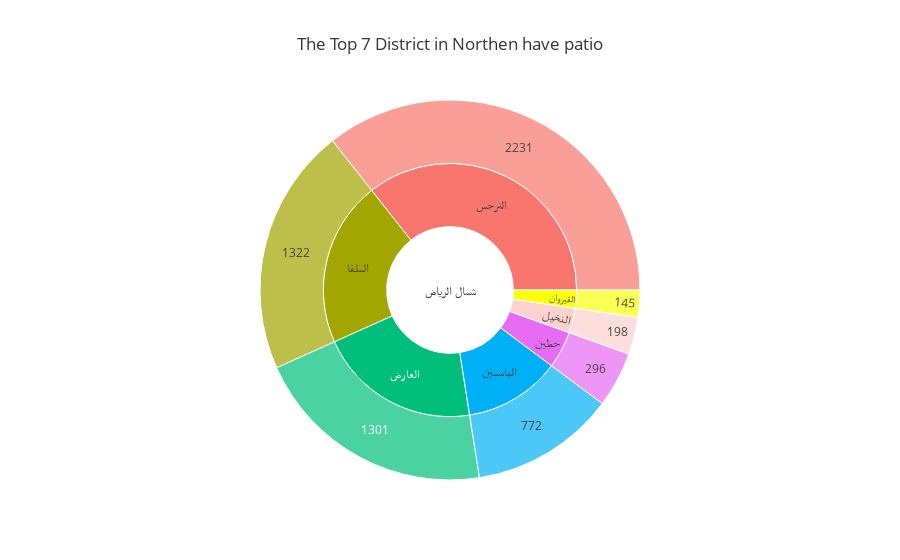

The notebook cell this image was saved under:
### Code cell
fig = px.sunburst(x3, path=['location',x3.index,'patio'],values='patio', template='ggplot2',
                  title='The Top 7 District in Northen have patio')
fig.show()

### Figure 1 — Plotly figure (JSON) as saved in the notebook; plotly's stock layout.template omitted (floating-point values rounded to 4 significant figures)
{"data": [{"branchvalues": "total", "domain": {"x": [0, 1], "y": [0, 1]}, "hovertemplate": "labels=%{label}<br>patio=%{value}<br>parent=%{parent}<br>id=%{id}<extra></extra>", "ids": ["شمال الرياض/القيروان/145", "شمال الرياض/النخيل/198", "شمال الرياض/حطين/296", "شمال الرياض/الياسمين/772", "شمال الرياض/العارض/1301", "شمال الرياض/الملقا/1322", "شمال الرياض/النرجس/2231", "شمال الرياض/العارض", "شمال الرياض/القيروان", "شمال الرياض/الملقا", "شمال الرياض/النخيل", "شمال الرياض/النرجس", "شمال الرياض/الياسمين", "شمال الرياض/حطين", "شمال الرياض"], "labels": ["145", "198", "296", "772", "1301", "1322", "2231", "العارض", "القيروان", "الملقا", "النخيل", "النرجس", "الياسمين", "حطين", "شمال الرياض"], "name": "", "parents": ["شمال الرياض/القيروان", "شمال الرياض/النخيل", "شمال الرياض/حطين", "شمال الرياض/الياسمين", "شمال الرياض/العارض", "شمال الرياض/الملقا", "شمال الرياض/النرجس", "شمال الرياض", "شمال الرياض", "شمال الرياض", "شمال الرياض", "شمال الرياض", "شمال الرياض", "شمال الرياض", ""], "type": "sunburst", "values": [145, 198, 296, 772, 1301, 1322, 2231, 1301, 145, 1322, 198, 2231, 772, 296, 6265]}], "layout": {"legend": {"tracegroupgap": 0}, "title": {"text": "The Top 7 District in Northen have patio"}}}
